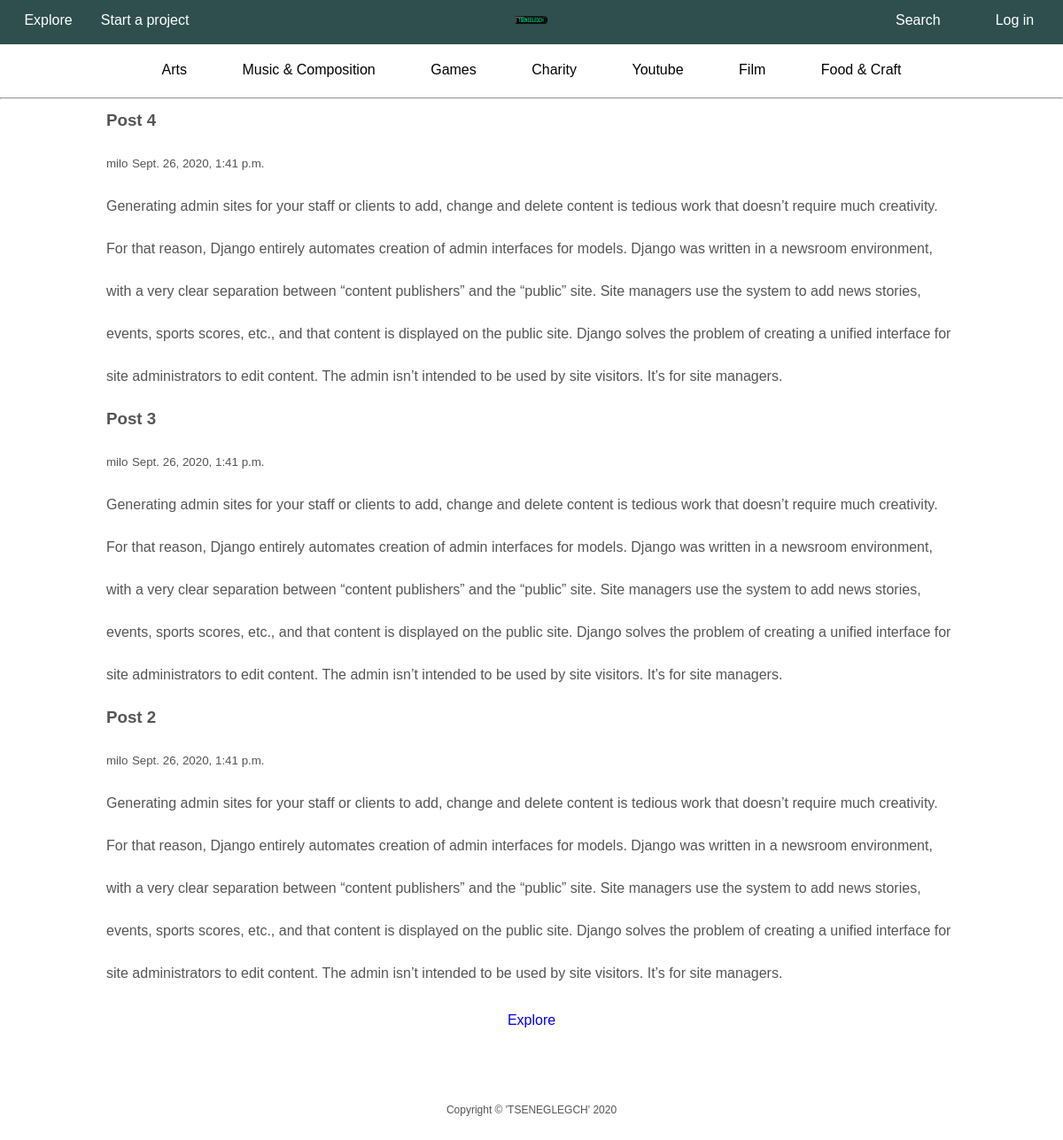
The app's page /, older data.
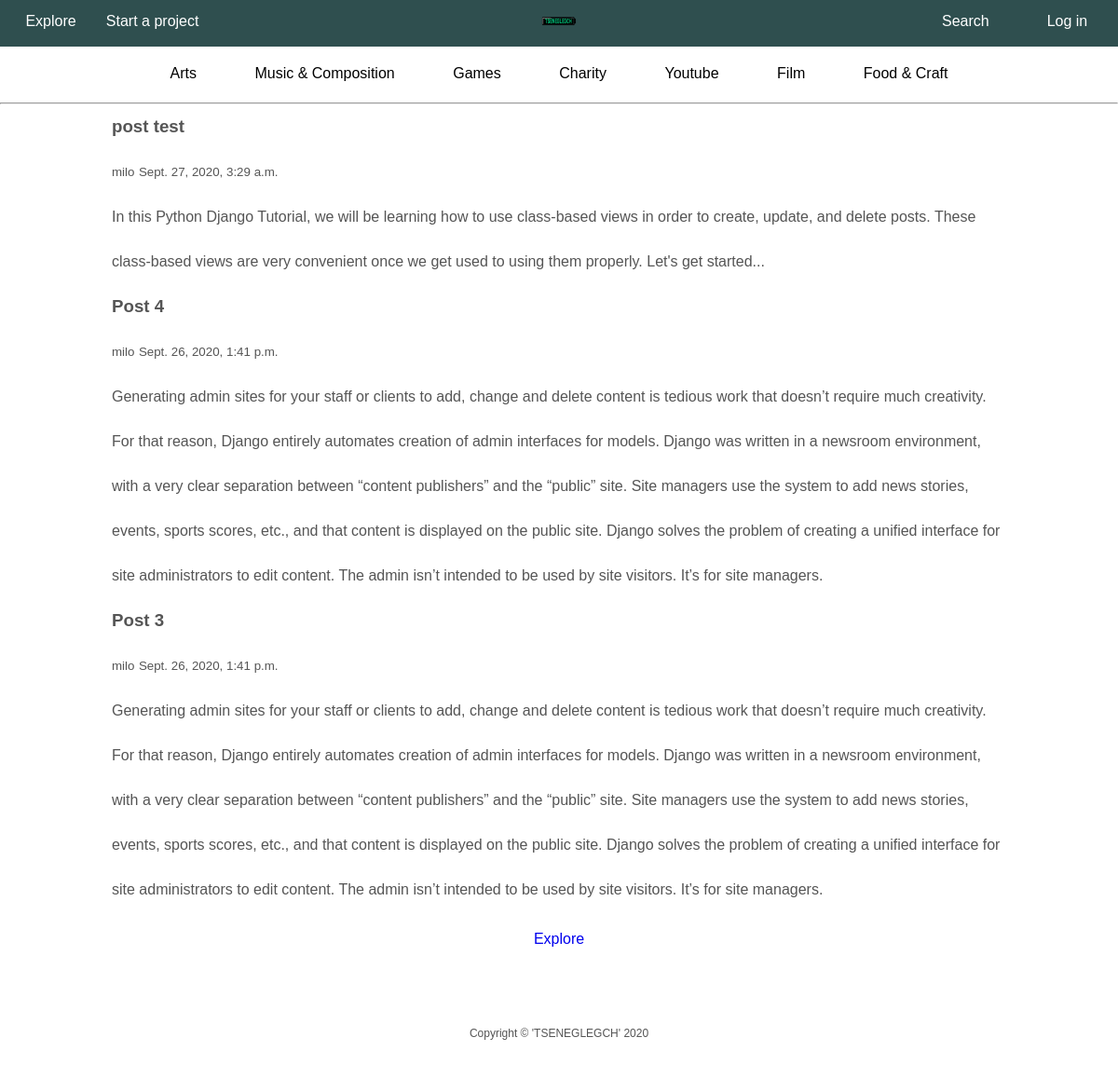
The same page, newer data.
### post/models.py (models this page shows, shortened)
class Post(models.Model):
    title = models.CharField(max_length=100)
    content = models.TextField()
    date_posted = models.DateTimeField(default=timezone.now)
    author = models.ForeignKey(User, on_delete=models.CASCADE)
    thumbnail = models.ImageField(default='default.jpg', upload_to='thumbnails')

### post/views.py (the view)
# urls.py: path('', PostListView.as_view(), name='home-page'),
class PostListView(ListView):
    model = Post
    template_name = 'post/home.html'
    context_object_name = 'posts'
    ordering = ['-date_posted']
    paginate_by = 3
    def get_context_data(self, *args, object_list=None, **kwargs):
        data = super(PostListView, self).get_context_data(*args, **kwargs)
        data['title'] = 'Home Page'
        return data

### post/templates/post/home.html
{% extends 'post/main.html' %}
{% block featured %}
  {% for post in posts %}
    <h3>{{ post.title }}</h3>
    <div>
      <small>{{ post.author }}</small>
      <small>{{ post.date_posted }}</small>
    </div>
    <p>{{ post.content }}</p>
  {% endfor %}
{% endblock featured %}
{%  block posts %}
  {% if is_paginated %}
    {% if page_obj.number == 1 %}
      <div class="page-direc-parent">
        <a href="?page={{ page_obj.next_page_number }}">Explore</a>
      </div>
    {% elif page_obj.has_previous and page_obj.has_next %}
      <div class="page-direc-parent">
        <a href="?page={{ page_obj.previous_page_number }}">Previous</a>
        <a href="?page={{ page_obj.next_page_number }}">Next</a>
      </div>
    {% elif page_obj.has_next == False %}
      <div class="page-direc-parent">
        <a href="?page={{ page_obj.previous_page_number }}">Go back</a>
      </div>
    {% endif %}
  {% endif %}
{% endblock posts %}

### post/templates/post/main.html (shortened to what this page needs)
{% load static %}
<!DOCTYPE html>
<html lang="en">
<head>
  <link rel="stylesheet" type="text/css" href="{% static 'post/main.css' %}">
</head>
<body>
  <header id="navbar-top">
    <ul>
      <li class="top-left"><a href="#">Explore</a></li>
      <li class="top-left"><a href="#">Start a project</a></li>
      <li class="top-center"><a href="{% url 'home-page' %}"><img src="../../../media/logo.png" width="40px"></a></li>
      <li class="top-right"><a href="#">Search</a></li>
      <li class="top-right"><a href="#">Log in</a></li>
    </ul>
  </header>
  <nav id="navbar-bottom">
    <div class="container">
      <ul>
        <li><a href="#">Arts</a></li>
        <li><a href="#">Music & Composition</a></li>
        <li><a href="#">Games</a></li>
        <li><a href="#">Charity</a></li>
        <li><a href="#">Youtube</a></li>
        <li><a href="#">Film</a></li>
        <li><a href="#">Food & Craft</a></li>
      </ul>
    </div>
  </nav>
  <hr>
  <section id="featured">
    <div class="container">
      {% block featured %}{% endblock featured %}
    </div>
  </section>
  <section id="posts">
    <div class="container">
      {% block posts %}{% endblock posts %}
    </div>
  </section>
  <footer id="main-footer">
    <p>Copyright &copy; 'TSENEGLEGCH' 2020</p>
  </footer>
</body>
</html>

### post/static/post/main.css (style rules this page uses)
* { margin:0; padding:0; }
a { text-decoration: none; }
hr { color:lightgrey; }
body { color: #555; font:normal 16px "Trebuchet MS", Helvetica, sans-serif; line-height:1.6em; }
.container { width:80%; margin:auto; line-height: 3em; }
#navbar-top { background-color: darkslategrey; height:50px; }
#navbar-top ul { display: flex; justify-content: space-between; list-style: none; }
#navbar-top li { text-align: center; padding:10px 0; }
#navbar-top a { color:white; }
.top-left { flex:1; }
.top-center { flex:7; }
.top-right { flex:1; }
#navbar-bottom { background-color: white; height: 60px; }
#navbar-bottom ul { list-style: none; display: flex; justify-content: space-evenly; }
#navbar-bottom li { padding:5px 0; }
#navbar-bottom a { color:black; }
.page-direc-parent { display: flex; justify-content: center; }
.page-direc-parent a { text-align: center; padding: 5px 10px; }
#main-footer { text-align: center; font-size: 12px; padding:20px; margin-top:40px; }

Row changes from the older to the newer data that the page shows:
no longer on this page (row unchanged): Post: title "Post 2", author "milo", date_posted "Sept. 26, 2020, 1:41 p.m.", content "Generating admin sites for your staff or clients to add, change and delete content is tedious work that doesn’t require much creativity. For that reason, Django entirely automates creation of admin interfaces for models. Django was written in a newsroom environment, with a very clear separation between “content publishers” and the “public” site. Site managers use the system to add news stories, events, sports scores, etc., and that content is displayed on the public site. Django solves the problem of creating a unified interface for site administrators to edit content. The admin isn’t intended to be used by site visitors. It’s for site managers."
added Post: title "post test", author "milo", date_posted "Sept. 27, 2020, 3:29 a.m.", content "In this Python Django Tutorial, we will be learning how to use class-based views in order to create, update, and delete posts. These class-based views are very convenient once we get used to using them properly. Let's get started..."
